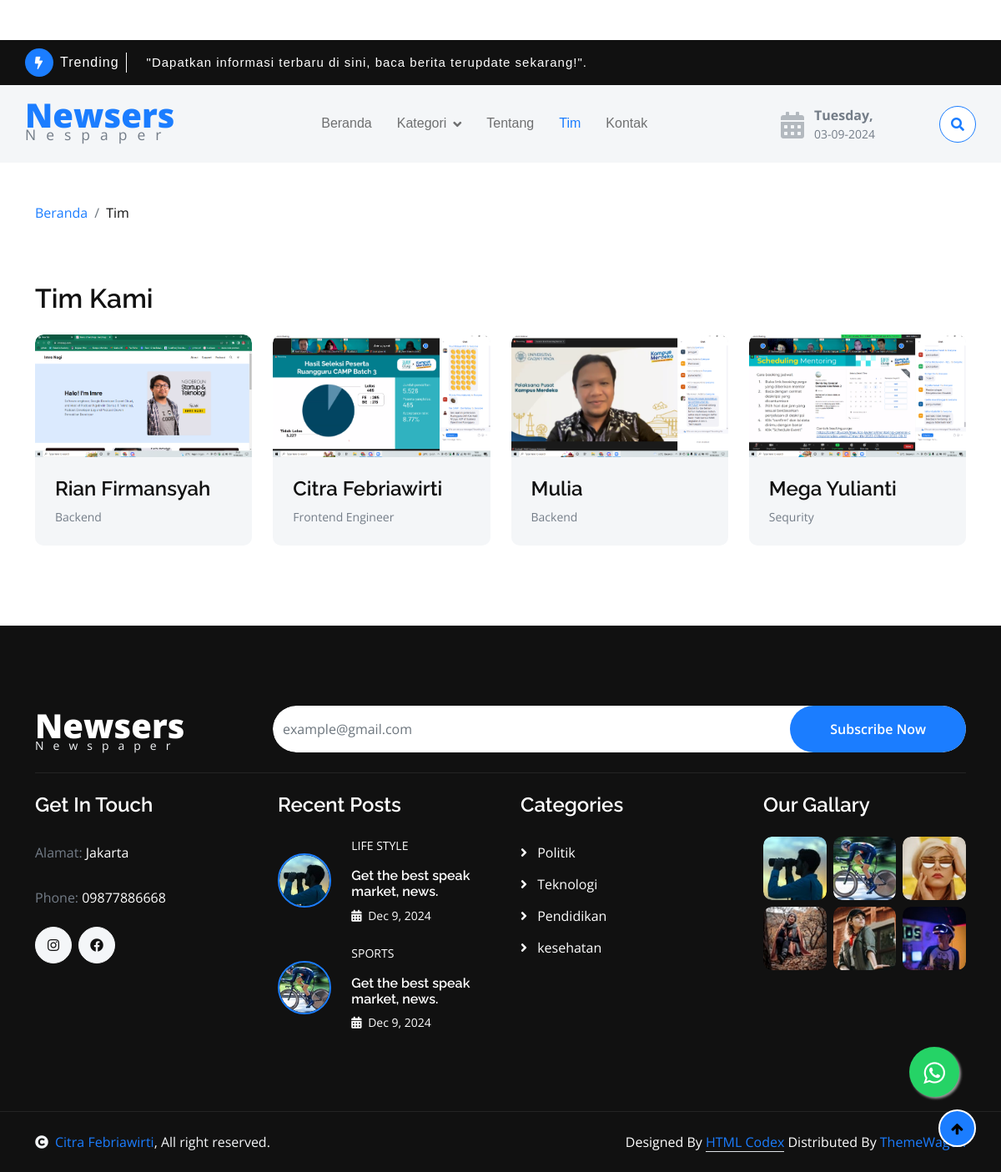
The app's page /?page=tim with its own data.
### tables this page shows
CREATE TABLE `tim_kami` (
  `id_tim` int(11) NOT NULL,
  `nama_tim` varchar(50) NOT NULL,
  `jabatan` varchar(50) NOT NULL,
  `foto` varchar(255) NOT NULL
);

CREATE TABLE `kontak` (
  `id_kontak` int(11) NOT NULL,
  `facebook` varchar(255) NOT NULL,
  `instagram` varchar(255) NOT NULL,
  `no_telp` varchar(15) NOT NULL,
  `alamat` text NOT NULL
);

CREATE TABLE `kategori` (
  `id_kategori` int(11) NOT NULL,
  `nama_kategori` varchar(50) NOT NULL
);

### index.php (called while the page is built, shortened)
<?php
include "layout/header.php";
include "content.php";
include "layout/footer.php";
?>

### tim.php (the view)
<div class="container-fluid latest-news py-5">
    <div class="container">
        <ol class="breadcrumb justify-content-start mb-4">
            <li class="breadcrumb-item"><a href="#">Beranda</a></li>
            <li class="breadcrumb-item active text-dark">Tim</li>
        </ol>
    </div>
    <div class="container py-5">
        <h2 class="mb-4">Tim Kami</h2>
        <div class="latest-news-carousel owl-carousel">
            <?php
        include "koneksi.php";
        $about = mysqli_query($koneksi, "SELECT * FROM tim_kami ORDER BY id_tim");
        while ($data = mysqli_fetch_array($about)) {
        ?>
            <div class="bg-light rounded">
                <div class="rounded-top overflow-hidden">
                    <img src="admin/timkami/gambar_tim/<?= $data['foto'] ?>"
                        class="img-zoomin img-fluid rounded-top w-100" alt="">
                </div>
                <div class="d-flex flex-column p-4">
                    <a href="#" class="h4"><?= $data['nama_tim'] ?></a>
                    <div class="d-flex justify-content-between">
                        <a href="#" class="small text-body link-hover"><?= $data['jabatan'] ?></a>
                    </div>
                </div>
            </div>
            <?php } ?>
        </div>
    </div>
</div>

### layout/footer.php (shortened to what this page needs)
<div class="container-fluid bg-dark footer py-5">
    <div class="container py-5">
        <div class="pb-4 mb-4" style="border-bottom: 1px solid rgba(255, 255, 255, 0.08);">
            <div class="row g-4">
                <div class="col-lg-3">
                    <a href="#" class="d-flex flex-column flex-wrap">
                        <p class="text-white mb-0 display-6">Newsers</p>
                        <small class="text-light" style="letter-spacing: 11px; line-height: 0;">Newspaper</small>
                    </a>
                </div>
                <div class="col-lg-9">
                    <div class="d-flex position-relative rounded-pill overflow-hidden">
                        <input class="form-control border-0 w-100 py-3 rounded-pill" type="email"
                            placeholder="example@gmail.com">
                        <button type="submit"
                            class="btn btn-primary border-0 py-3 px-5 rounded-pill text-white position-absolute"
                            style="top: 0; right: 0;">Subscribe Now</button>
                    </div>
                </div>
            </div>
        </div>
        <div class="row g-5">
            <div class="col-lg-6 col-xl-3">
                <div class="footer-item-1">
                    <h4 class="mb-4 text-white">Get In Touch</h4>
                    <?php
                        include "koneksi.php";
                        $kontak = mysqli_query($koneksi, "SELECT * FROM kontak
                        ORDER BY id_kontak");
                        while ($data = mysqli_fetch_array($kontak)) {
                        ?>
                    <div>
                        <p class="text-secondary line-h">Alamat: <span class="text-white"><?= $data['alamat']?></span>
                        </p>
                        <p class="text-secondary line-h">Phone: <span class="text-white"><?= $data['no_telp']?></span>
                        </p>
                        <div class="d-flex line-h">
                            <a class="btn btn-light me-2 btn-md-square rounded-circle"
                                href="<?= $data['instagram']?>"><i class="fab fa-instagram text-dark"></i></a>
                            <a class="btn btn-light me-2 btn-md-square rounded-circle" href="<?= $data['facebook']?>"><i
                                    class="fab fa-facebook-f text-dark"></i></a>
                        </div>
                    </div>
                    <?php } ?>
                </div>
            </div>
            <div class="col-lg-6 col-xl-3">
                <div class="footer-item-2">
                    <div class="d-flex flex-column mb-4">
                        <h4 class="mb-4 text-white">Recent Posts</h4>
                        <a href="#">
                            <div class="d-flex align-items-center">
                                <div class="rounded-circle border border-2 border-primary overflow-hidden">
                                    <img src="assets/img/footer-1.jpg" class="img-zoomin img-fluid rounded-circle w-100"
                                        alt="">
                                </div>
                                <div class="d-flex flex-column ps-4">
                                    <p class="text-uppercase text-white mb-3">Life Style</p>
                                    <a href="#" class="h6 text-white">
                                        Get the best speak market, news.
                                    </a>
                                    <small class="text-white d-block"><i class="fas fa-calendar-alt me-1"></i> Dec
                                        9, 2024</small>
                                </div>
                            </div>
                        </a>
                    </div>
                    <div class="d-flex flex-column">
                        <a href="#">
                            <div class="d-flex align-items-center">
                                <div class="rounded-circle border border-2 border-primary overflow-hidden">
                                    <img src="assets/img/footer-2.jpg" class="img-zoominimg-fluid rounded-circle w-100"
                                        alt="">
                                </div>
                                <div class="d-flex flex-column ps-4">
                                    <p class="text-uppercase text-white mb-3">Sports</p>
                                    <a href="#" class="h6 text-white">
                                        Get the best speak market, news.
                                    </a>
                                    <small class="text-white d-block"><i class="fas fa-calendar-alt me-1"></i> Dec
                                        9, 2024</small>
                                </div>
                            </div>
                        </a>
                    </div>
                </div>
            </div>
            <div class="col-lg-6 col-xl-3">
                <div class="d-flex flex-column text-start footer-item-3">
                    <h4 class="mb-4 text-white">Categories</h4>
                    <?php
                    $kategori = mysqli_query($koneksi,"SELECT * FROM kategori");
                    while($k=mysqli_fetch_array($kategori)){
                    ?>
                    <div>
                        <a class="btn-link text-white" href=""><i class="fas fa-angle-right text-white me-2"></i>
                            <?=$k['nama_kategori']?></a>
                    </div>
                    <?php }?>
                </div>
            </div>
            <div class="col-lg-6 col-xl-3">
                <div class="footer-item-4">
                    <h4 class="mb-4 text-white">Our Gallary</h4>
                    <div class="row g-2">
                        <div class="col-4">
                            <div class="rounded overflow-hidden">
                                <img src="assets/img/footer-1.jpg" class="img-zoomin img-fluid rounded w-100" alt="">
                            </div>
                        </div>
                        <div class="col-4">
                            <div class="rounded overflow-hidden">
                                <img src="assets/img/footer-2.jpg" class="img-zoomin img-fluid rounded w-100" alt="">
                            </div>
                        </div>
                        <div class="col-4">
                            <div class="rounded overflow-hidden">
                                <img src="assets/img/footer-3.jpg" class="img-zoomin img-fluid rounded w-100" alt="">
                            </div>
                        </div>
                        <div class="col-4">
                            <div class="rounded overflow-hidden">
                                <img src="assets/img/footer-4.jpg" class="img-zoomin img-fluid rounded w-100" alt="">
                            </div>
                        </div>
                        <div class="col-4">
                            <div class="rounded overflow-hidden">
                                <img src="assets/img/footer-5.jpg" class="img-zoomin img-fluid rounded w-100" alt="">
                            </div>
                        </div>
                        <div class="col-4">
                            <div class="rounded overflow-hidden">
                                <img src="assets/img/footer-6.jpg" class="img-zoomin img-fluid rounded w-100" alt="">
                            </div>
                        </div>
                    </div>
                </div>
            </div>
        </div>
    </div>
</div>
<div class="container-fluid copyright bg-dark py-4">
    <div class="container">
        <div class="row">
            <div class="col-md-6 text-center text-md-start mb-3 mb-md-0">
                <span class="text-light"><a href="#"><i class="fas fa-copyright text-light me-2"></i>Citra
                        Febriawirti</a>, All right reserved.</span>
            </div>
            <div class="col-md-6 my-auto text-center text-md-end text-white">
                Designed By <a class="border-bottom" href="https://htmlcodex.com">HTML Codex</a> Distributed By <a
                    href="https://themewagon.com">ThemeWagon</a>
            </div>
        </div>
    </div>
</div>
<a href="#" class="btn btn-primary border-2 border-white rounded-circle back-to-top"><i class="fa fa-arrow-up"></i></a>
</body>
</html>

### records on screen
tim_kami: foto (picture), nama_tim "Rian Firmansyah", jabatan "Backend"
tim_kami: foto (picture), nama_tim "Citra Febriawirti", jabatan "Frontend Engineer"
tim_kami: foto (picture), nama_tim "Mulia", jabatan "Backend"
tim_kami: foto (picture), nama_tim "Mega Yulianti", jabatan "Sequrity"
kontak: alamat "Jakarta", no_telp "09877886668"
kategori: nama_kategori "Politik"
kategori: nama_kategori "Teknologi"
kategori: nama_kategori "Pendidikan"
kategori: nama_kategori "kesehatan"
